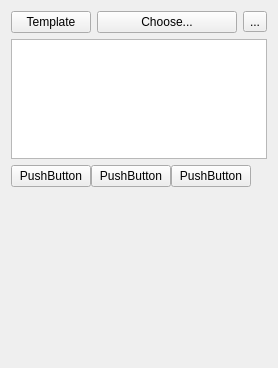
<?xml version="1.0" encoding="UTF-8"?>
<ui version="4.0">
 <class>PastePanel</class>
 <widget class="QWidget" name="PastePanel">
  <property name="geometry">
   <rect>
    <x>0</x>
    <y>0</y>
    <width>291</width>
    <height>405</height>
   </rect>
  </property>
  <property name="windowTitle">
   <string>Form</string>
  </property>
  <layout class="QGridLayout" name="gridLayout">
   <property name="sizeConstraint">
    <enum>QLayout::SetFixedSize</enum>
   </property>
   <item row="0" column="0">
    <layout class="QHBoxLayout" name="horizontalLayout">
     <item>
      <widget class="QPushButton" name="pushButton">
       <property name="sizePolicy">
        <sizepolicy hsizetype="Fixed" vsizetype="Fixed">
         <horstretch>0</horstretch>
         <verstretch>0</verstretch>
        </sizepolicy>
       </property>
       <property name="text">
        <string>Template</string>
       </property>
      </widget>
     </item>
     <item>
      <widget class="QPushButton" name="pushButton_2">
       <property name="text">
        <string>Choose...</string>
       </property>
      </widget>
     </item>
    </layout>
   </item>
   <item row="0" column="1">
    <widget class="QToolButton" name="toolButton">
     <property name="text">
      <string>...</string>
     </property>
    </widget>
   </item>
   <item row="1" column="0" colspan="2">
    <widget class="QTextEdit" name="textEdit">
     <property name="sizePolicy">
      <sizepolicy hsizetype="Expanding" vsizetype="Fixed">
       <horstretch>0</horstretch>
       <verstretch>0</verstretch>
      </sizepolicy>
     </property>
     <property name="maximumSize">
      <size>
       <width>16777215</width>
       <height>120</height>
      </size>
     </property>
    </widget>
   </item>
   <item row="2" column="0" colspan="2">
    <widget class="QStackedWidget" name="stackedWidget">
     <property name="currentIndex">
      <number>0</number>
     </property>
     <widget class="QWidget" name="page">
      <layout class="QVBoxLayout" name="verticalLayout">
       <property name="spacing">
        <number>0</number>
       </property>
       <property name="sizeConstraint">
        <enum>QLayout::SetFixedSize</enum>
       </property>
       <property name="leftMargin">
        <number>0</number>
       </property>
       <property name="topMargin">
        <number>0</number>
       </property>
       <property name="rightMargin">
        <number>0</number>
       </property>
       <property name="bottomMargin">
        <number>0</number>
       </property>
       <item>
        <layout class="QHBoxLayout" name="horizontalLayout_2">
         <item>
          <widget class="QPushButton" name="pushButton_4">
           <property name="text">
            <string>PushButton</string>
           </property>
          </widget>
         </item>
         <item>
          <widget class="QPushButton" name="pushButton_3">
           <property name="text">
            <string>PushButton</string>
           </property>
          </widget>
         </item>
         <item>
          <widget class="QPushButton" name="pushButton_5">
           <property name="text">
            <string>PushButton</string>
           </property>
          </widget>
         </item>
        </layout>
       </item>
      </layout>
     </widget>
     <widget class="QWidget" name="page_2">
      <layout class="QVBoxLayout" name="verticalLayout_2">
       <property name="spacing">
        <number>0</number>
       </property>
       <property name="sizeConstraint">
        <enum>QLayout::SetFixedSize</enum>
       </property>
       <property name="leftMargin">
        <number>0</number>
       </property>
       <property name="topMargin">
        <number>0</number>
       </property>
       <property name="rightMargin">
        <number>0</number>
       </property>
       <property name="bottomMargin">
        <number>0</number>
       </property>
       <item>
        <widget class="QListView" name="listView"/>
       </item>
      </layout>
     </widget>
    </widget>
   </item>
  </layout>
 </widget>
 <resources/>
 <connections/>
</ui>
